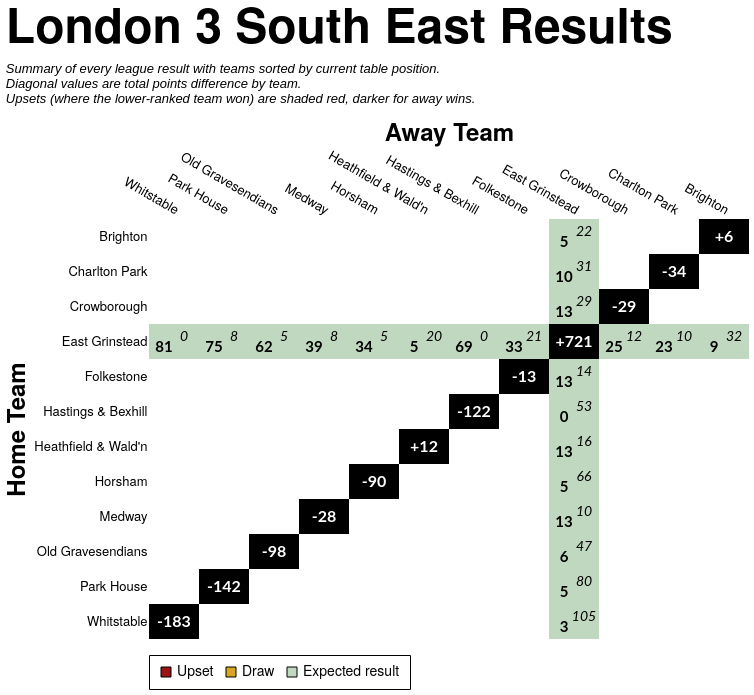

Vega-Lite specification stored for this chart:
### Vega-Lite specification from a JSON file in a GitHub repository (floating-point values rounded to 4 significant figures; data arrays with more than 128 entries replaced by an {"elided": "..."} marker saying what was removed)
{"config": {"axis": {"labelFont": "PT Sans Narrow, Helvetica Neue, Helvetica, Arial, sans-serif", "titleFont": "PT Sans Narrow, Helvetica Neue, Helvetica, Arial, sans-serif", "labelFontSize": 13, "titleFontSize": 24, "gridColor": "#202947", "gridOpacity": 0.2, "zindex": 1}, "text": {"font": "Lato, sans-serif"}, "bar": {"cornerRadiusEnd": 5}, "header": {"labelFont": "PT Sans Narrow, Helvetica Neue, Helvetica, Arial, sans-serif", "titleFont": "PT Sans Narrow, Helvetica Neue, Helvetica, Arial, sans-serif", "labelFontSize": 24, "titleFontSize": 28, "labelFontWeight": "bold", "orient": "left"}, "legend": {"labelFont": "PT Sans Narrow, Helvetica Neue, Helvetica, Arial, sans-serif", "titleFont": "PT Sans Narrow, Helvetica Neue, Helvetica, Arial, sans-serif", "labelFontSize": 14, "titleFontSize": 16, "titlePadding": 5, "fillColor": "white", "strokeColor": "black", "padding": 10, "titleFontWeight": "lighter", "titleFontStyle": "italic", "titleColor": "gray", "offset": 10}, "title": {"font": "PT Sans Narrow, Helvetica Neue, Helvetica, Arial, sans-serif", "fontSize": 48, "fontWeight": "bold", "anchor": "start", "align": "center", "titlePadding": 20, "subtitlePadding": 10, "subtitleFontSize": 13, "subtitleColor": "", "subtitleFontStyle": "italic", "offset": 15, "color": "black"}, "axisX": {"labelAngle": 0}, "facet": {"title": null, "header": null, "align": {"row": "each", "column": "each"}, "spacing": 10}, "resolve": {"scale": {"y": "independent", "facet": "independent"}}, "background": "transparent", "scale": {"offsetBandPaddingOuter": 0.2, "offsetBandPaddingInner": 0.1}, "view": {"stroke": null, "background": "transparent"}}, "layer": [{"data": {"name": "data-0cecfc697c5ad8fe0c7d2abf846cad56"}, "mark": {"type": "rect"}, "encoding": {"color": {"field": "unexpected_result", "legend": {"labelExpr": "datum.value === 'Upset (Away Win)' ? 'Upset' : datum.value", "labelLimit": 220, "offset": 16, "orient": "bottom", "symbolStrokeColor": "black", "symbolStrokeWidth": 1, "values": ["Upset (Away Win)", "Draw", "Expected result"]}, "scale": {"domain": ["Expected result", "Upset (Home Win)", "Upset (Away Win)", "Draw", "To be played", "N/A"], "range": ["#146f1444", "#991515bb", "#991515", "goldenrod", "white", "black"]}, "title": null, "type": "nominal"}, "opacity": {"condition": {"test": "datum.home_team == param_21['home_team'] || datum.away_team == param_21['home_team'] || !isValid(param_21['home_team'])", "value": 1.0}, "value": 0.1}, "tooltip": [{"field": "home_team", "title": "Home", "type": "nominal"}, {"field": "away_team", "title": "Away", "type": "nominal"}, {"field": "home_score_text", "title": "Home Score", "type": "nominal"}, {"field": "away_score_text", "title": "Away Score", "type": "nominal"}, {"field": "result", "title": "Result", "type": "nominal"}, {"field": "unexpected_result", "title": "Unexpectedness", "type": "nominal"}, {"field": "date", "format": "%d %b %Y", "title": "Date", "type": "temporal"}], "x": {"axis": {"domain": false, "grid": false, "labelAngle": 30, "orient": "top", "ticks": false}, "field": "away_team", "sort": ["Whitstable", "Park House", "Old Gravesendians", "Medway", "Horsham", "Heathfield & Wald'n", "Hastings & Bexhill", "Folkestone", "East Grinstead", "Crowborough", "Charlton Park", "Brighton"], "title": "Away Team", "type": "nominal"}, "y": {"axis": {"domain": false, "grid": false, "ticks": false}, "field": "home_team", "sort": ["Brighton", "Charlton Park", "Crowborough", "East Grinstead", "Folkestone", "Hastings & Bexhill", "Heathfield & Wald'n", "Horsham", "Medway", "Old Gravesendians", "Park House", "Whitstable"], "title": "Home Team", "type": "nominal"}}, "name": "view_22"}, {"data": {"name": "data-0cecfc697c5ad8fe0c7d2abf846cad56"}, "mark": {"type": "text", "fontStyle": "italic", "size": 14, "xOffset": 10, "yOffset": -5}, "encoding": {"color": {"condition": {"test": "(datum.home_team == param_21['home_team'] || datum.away_team == param_21['home_team'] || !isValid(param_21['home_team'])) && datum.unexpected_result == 'Expected result'", "value": "black"}, "value": "white"}, "text": {"field": "away_score_text", "type": "nominal"}, "x": {"field": "away_team", "sort": ["Whitstable", "Park House", "Old Gravesendians", "Medway", "Horsham", "Heathfield & Wald'n", "Hastings & Bexhill", "Folkestone", "East Grinstead", "Crowborough", "Charlton Park", "Brighton"], "type": "nominal"}, "y": {"field": "home_team", "sort": ["Brighton", "Charlton Park", "Crowborough", "East Grinstead", "Folkestone", "Hastings & Bexhill", "Heathfield & Wald'n", "Horsham", "Medway", "Old Gravesendians", "Park House", "Whitstable"], "type": "nominal"}}, "transform": [{"filter": "datum.away_score_text != '' && datum.away_score_text != 'WO'"}]}, {"data": {"name": "data-0cecfc697c5ad8fe0c7d2abf846cad56"}, "mark": {"type": "text", "size": 12, "xOffset": 10, "yOffset": -5}, "encoding": {"color": {"condition": {"test": "(datum.home_team == param_21['home_team'] || datum.away_team == param_21['home_team'] || !isValid(param_21['home_team'])) && datum.unexpected_result == 'Expected result'", "value": "black"}, "value": "white"}, "text": {"field": "away_score_text", "type": "nominal"}, "x": {"field": "away_team", "sort": ["Whitstable", "Park House", "Old Gravesendians", "Medway", "Horsham", "Heathfield & Wald'n", "Hastings & Bexhill", "Folkestone", "East Grinstead", "Crowborough", "Charlton Park", "Brighton"], "type": "nominal"}, "y": {"field": "home_team", "sort": ["Brighton", "Charlton Park", "Crowborough", "East Grinstead", "Folkestone", "Hastings & Bexhill", "Heathfield & Wald'n", "Horsham", "Medway", "Old Gravesendians", "Park House", "Whitstable"], "type": "nominal"}}, "transform": [{"filter": "datum.away_score_text == 'WO'"}]}, {"data": {"name": "data-0cecfc697c5ad8fe0c7d2abf846cad56"}, "mark": {"type": "text", "fontWeight": "bold", "size": 15, "xOffset": -10, "yOffset": 5}, "encoding": {"color": {"condition": {"test": "(datum.home_team == param_21['home_team'] || datum.away_team == param_21['home_team'] || !isValid(param_21['home_team'])) && datum.unexpected_result == 'Expected result'", "value": "black"}, "value": "white"}, "text": {"field": "home_score_text", "type": "nominal"}, "x": {"field": "away_team", "sort": ["Whitstable", "Park House", "Old Gravesendians", "Medway", "Horsham", "Heathfield & Wald'n", "Hastings & Bexhill", "Folkestone", "East Grinstead", "Crowborough", "Charlton Park", "Brighton"], "type": "nominal"}, "y": {"field": "home_team", "sort": ["Brighton", "Charlton Park", "Crowborough", "East Grinstead", "Folkestone", "Hastings & Bexhill", "Heathfield & Wald'n", "Horsham", "Medway", "Old Gravesendians", "Park House", "Whitstable"], "type": "nominal"}}, "transform": [{"filter": "datum.home_score_text != '' && datum.home_score_text != 'WO'"}]}, {"data": {"name": "data-0cecfc697c5ad8fe0c7d2abf846cad56"}, "mark": {"type": "text", "size": 12, "xOffset": -10, "yOffset": 5}, "encoding": {"color": {"condition": {"test": "(datum.home_team == param_21['home_team'] || datum.away_team == param_21['home_team'] || !isValid(param_21['home_team'])) && datum.unexpected_result == 'Expected result'", "value": "black"}, "value": "white"}, "text": {"field": "home_score_text", "type": "nominal"}, "x": {"field": "away_team", "sort": ["Whitstable", "Park House", "Old Gravesendians", "Medway", "Horsham", "Heathfield & Wald'n", "Hastings & Bexhill", "Folkestone", "East Grinstead", "Crowborough", "Charlton Park", "Brighton"], "type": "nominal"}, "y": {"field": "home_team", "sort": ["Brighton", "Charlton Park", "Crowborough", "East Grinstead", "Folkestone", "Hastings & Bexhill", "Heathfield & Wald'n", "Horsham", "Medway", "Old Gravesendians", "Park House", "Whitstable"], "type": "nominal"}}, "transform": [{"filter": "datum.home_score_text == 'WO'"}]}, {"data": {"name": "data-f3b794a8849445b17f8d8e2865b893db"}, "mark": {"type": "text", "color": "white", "fontWeight": "bold", "size": 16}, "encoding": {"text": {"field": "display_text", "type": "nominal"}, "tooltip": [{"field": "home_team", "title": "Team", "type": "nominal"}, {"field": "display_text", "title": "Points Difference", "type": "nominal"}], "x": {"field": "away_team", "sort": ["Whitstable", "Park House", "Old Gravesendians", "Medway", "Horsham", "Heathfield & Wald'n", "Hastings & Bexhill", "Folkestone", "East Grinstead", "Crowborough", "Charlton Park", "Brighton"], "type": "nominal"}, "y": {"field": "home_team", "sort": ["Brighton", "Charlton Park", "Crowborough", "East Grinstead", "Folkestone", "Hastings & Bexhill", "Heathfield & Wald'n", "Horsham", "Medway", "Old Gravesendians", "Park House", "Whitstable"], "type": "nominal"}}}], "height": {"step": 35}, "params": [{"name": "param_21", "select": {"type": "point", "clear": "dblclick", "fields": ["home_team"], "on": "click"}, "value": null, "views": ["view_22"]}], "title": {"text": "London 3 South East Results", "subtitle": ["Summary of every league result with teams sorted by current table position.", "Diagonal values are total points difference by team.", "Upsets (where the lower-ranked team won) are shaded red, darker for away wins."]}, "width": {"step": 50}, "$schema": "https://vega.github.io/schema/vega-lite/v5.20.1.json", "datasets": {"data-0cecfc697c5ad8fe0c7d2abf846cad56": {"elided": "144 records"}, "data-f3b794a8849445b17f8d8e2865b893db": [{"home_team": "Brighton", "away_team": "Brighton", "match_id": null, "date": "", "home_score": null, "away_score": null, "home_walkover": null, "away_walkover": null, "result": "N/A", "home_score_text": "", "away_score_text": "", "wo_result": "", "score_text": "", "display_text": "+6", "is_diagonal": true, "result_simple": "N/A", "unexpected_result": "N/A", "unexpected_opacity": 1.0}, {"home_team": "Charlton Park", "away_team": "Charlton Park", "match_id": null, "date": "", "home_score": null, "away_score": null, "home_walkover": null, "away_walkover": null, "result": "N/A", "home_score_text": "", "away_score_text": "", "wo_result": "", "score_text": "", "display_text": "-34", "is_diagonal": true, "result_simple": "N/A", "unexpected_result": "N/A", "unexpected_opacity": 1.0}, {"home_team": "Crowborough", "away_team": "Crowborough", "match_id": null, "date": "", "home_score": null, "away_score": null, "home_walkover": null, "away_walkover": null, "result": "N/A", "home_score_text": "", "away_score_text": "", "wo_result": "", "score_text": "", "display_text": "-29", "is_diagonal": true, "result_simple": "N/A", "unexpected_result": "N/A", "unexpected_opacity": 1.0}, {"home_team": "East Grinstead", "away_team": "East Grinstead", "match_id": null, "date": "", "home_score": null, "away_score": null, "home_walkover": null, "away_walkover": null, "result": "N/A", "home_score_text": "", "away_score_text": "", "wo_result": "", "score_text": "", "display_text": "+721", "is_diagonal": true, "result_simple": "N/A", "unexpected_result": "N/A", "unexpected_opacity": 1.0}, {"home_team": "Folkestone", "away_team": "Folkestone", "match_id": null, "date": "", "home_score": null, "away_score": null, "home_walkover": null, "away_walkover": null, "result": "N/A", "home_score_text": "", "away_score_text": "", "wo_result": "", "score_text": "", "display_text": "-13", "is_diagonal": true, "result_simple": "N/A", "unexpected_result": "N/A", "unexpected_opacity": 1.0}, {"home_team": "Hastings & Bexhill", "away_team": "Hastings & Bexhill", "match_id": null, "date": "", "home_score": null, "away_score": null, "home_walkover": null, "away_walkover": null, "result": "N/A", "home_score_text": "", "away_score_text": "", "wo_result": "", "score_text": "", "display_text": "-122", "is_diagonal": true, "result_simple": "N/A", "unexpected_result": "N/A", "unexpected_opacity": 1.0}, {"home_team": "Heathfield & Wald'n", "away_team": "Heathfield & Wald'n", "match_id": null, "date": "", "home_score": null, "away_score": null, "home_walkover": null, "away_walkover": null, "result": "N/A", "home_score_text": "", "away_score_text": "", "wo_result": "", "score_text": "", "display_text": "+12", "is_diagonal": true, "result_simple": "N/A", "unexpected_result": "N/A", "unexpected_opacity": 1.0}, {"home_team": "Horsham", "away_team": "Horsham", "match_id": null, "date": "", "home_score": null, "away_score": null, "home_walkover": null, "away_walkover": null, "result": "N/A", "home_score_text": "", "away_score_text": "", "wo_result": "", "score_text": "", "display_text": "-90", "is_diagonal": true, "result_simple": "N/A", "unexpected_result": "N/A", "unexpected_opacity": 1.0}, {"home_team": "Medway", "away_team": "Medway", "match_id": null, "date": "", "home_score": null, "away_score": null, "home_walkover": null, "away_walkover": null, "result": "N/A", "home_score_text": "", "away_score_text": "", "wo_result": "", "score_text": "", "display_text": "-28", "is_diagonal": true, "result_simple": "N/A", "unexpected_result": "N/A", "unexpected_opacity": 1.0}, {"home_team": "Old Gravesendians", "away_team": "Old Gravesendians", "match_id": null, "date": "", "home_score": null, "away_score": null, "home_walkover": null, "away_walkover": null, "result": "N/A", "home_score_text": "", "away_score_text": "", "wo_result": "", "score_text": "", "display_text": "-98", "is_diagonal": true, "result_simple": "N/A", "unexpected_result": "N/A", "unexpected_opacity": 1.0}, {"home_team": "Park House", "away_team": "Park House", "match_id": null, "date": "", "home_score": null, "away_score": null, "home_walkover": null, "away_walkover": null, "result": "N/A", "home_score_text": "", "away_score_text": "", "wo_result": "", "score_text": "", "display_text": "-142", "is_diagonal": true, "result_simple": "N/A", "unexpected_result": "N/A", "unexpected_opacity": 1.0}, {"home_team": "Whitstable", "away_team": "Whitstable", "match_id": null, "date": "", "home_score": null, "away_score": null, "home_walkover": null, "away_walkover": null, "result": "N/A", "home_score_text": "", "away_score_text": "", "wo_result": "", "score_text": "", "display_text": "-183", "is_diagonal": true, "result_simple": "N/A", "unexpected_result": "N/A", "unexpected_opacity": 1.0}]}}
